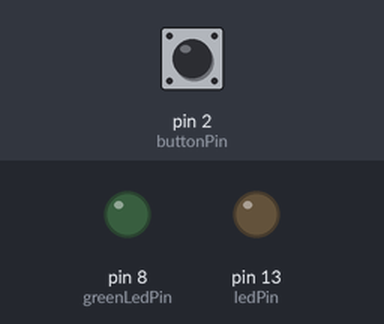
Recording of a sketch running on a simulated Arduino Uno, built with avr-gcc and run on an emulated ATmega328P. Parts: output pins drawn as LEDs (lit = HIGH). Dashed ring = blinking. The inputs (shaded band) are chosen by the test bench; at power-on: pin 2 (buttonPin) HIGH.

Above: at 1.2 s.
1.3 s: pin 2 (buttonPin) pulsed LOW 2 times (0.12 s each, 0.3 s apart)
At 2.7 s:
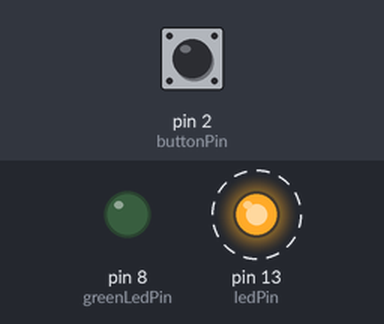
4.9 s: pin 2 (buttonPin) pulsed LOW 5 times (0.12 s each, 0.3 s apart)
At 6.5 s:
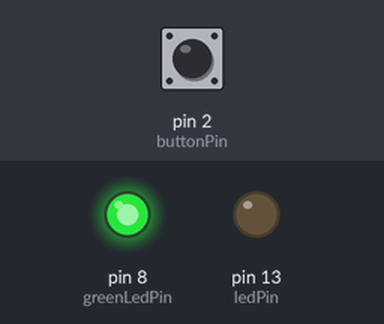
Timing chart, 0 to 9.0 s (numbered marks = the images above; inputs shaded):
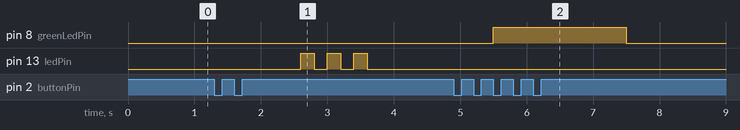

Measured:
- after the input at 1.3 s, pin 13 (ledPin): alternates HIGH for 0.20 s and LOW for 0.20 s, 6 changes in all, then stays LOW, starting after 1.3 s
- after the input at 4.9 s, pin 8 (greenLedPin): LOW → HIGH after 0.60 s, → LOW 2.0 s later

The sketch:

button_awakens_v4.ino
```cpp
const int buttonPin = 2;
const int ledPin = 13;
const int greenLedPin = 8;

unsigned long lastPressTime = 0;
int pressCount = 0;
bool lastButtonState = HIGH;
const int comboTimeout = 1000;

void setup() {
  pinMode(buttonPin, INPUT_PULLUP);
  pinMode(ledPin, OUTPUT);
  pinMode(greenLedPin, OUTPUT);
  digitalWrite(greenLedPin, LOW);

  Serial.begin(9600);
}

void loop() {

  if (pressCount == 1 && (millis() - lastPressTime > comboTimeout)) {
    // too late - combo failed
   for (int i = 0; i<3; i++) {
      digitalWrite(ledPin, HIGH);
      delay(200);
      digitalWrite(ledPin, LOW);
      delay(200);
      // too slow, reset count;
    }
    pressCount = 0;
    delay(500);

    }
  int buttonState = digitalRead(buttonPin);
  // detect a new press (LOW now, HIGH before)
  if (buttonState == LOW && lastButtonState == HIGH) {
    unsigned long now = millis();

    if (now - lastPressTime <= 500) {
      pressCount++;

    } else {

      pressCount = 0;
    }

    lastPressTime = now;
  }
  // trigger secret combo
  if (pressCount == 2) {
    digitalWrite(greenLedPin, HIGH);
    delay(2000);
    digitalWrite(greenLedPin, LOW);
    pressCount = 0;
    lastPressTime = 0;
  }
  lastButtonState = buttonState;
}
```
